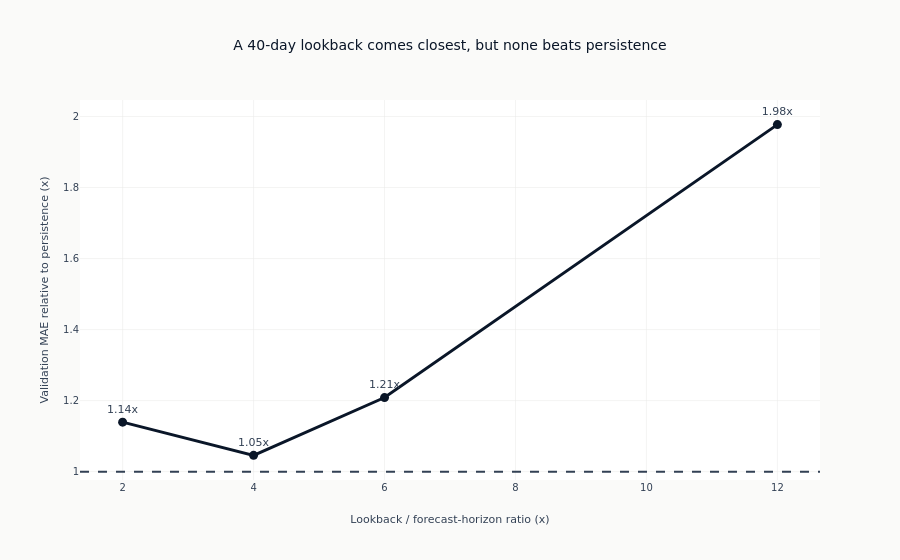

Notebook source saved alongside this figure:
### Markdown cell above
## Lookback Sensitivity

N-BEATS is sensitive to the lookback-to-horizon ratio. Too short a lookback
starves the decomposition of context; very long lookbacks can introduce noise.
This is a validation-set model-selection diagnostic. All candidates use the
same target-date boundaries, and the sealed test window is not touched.

### Code cell
lookback_values = [20, 40, 60, 120]
sensitivity_results = []

for lb in lookback_values:
    pm_s = prices[:train_target_cutoff].mean()
    ps_s = prices[:train_target_cutoff].std()
    prices_norm_s = (prices - pm_s) / ps_s

    X_s, y_s = create_univariate_sequences(prices_norm_s, lb, HORIZON)
    target_start_s = np.arange(lb, len(prices) - HORIZON + 1)
    target_end_s = target_start_s + HORIZON - 1
    train_mask_s = target_end_s < train_target_cutoff
    val_mask_s = (target_start_s >= train_target_cutoff) & (target_end_s < val_target_cutoff)

    set_global_seeds(SEED)
    model_s = NBEATS(lb, HORIZON, HIDDEN_SIZE, N_BLOCKS, N_LAYERS, interpretable=True).to(DEVICE)
    model_s = train_nbeats(
        model_s,
        X_s[train_mask_s],
        y_s[train_mask_s],
        X_s[val_mask_s],
        y_s[val_mask_s],
        EPOCHS,
        BATCH_SIZE,
    )

    model_s.eval()
    with torch.no_grad():
        pred_s, _ = model_s(torch.FloatTensor(X_s[val_mask_s]).to(DEVICE))
    pred_s = pred_s.cpu().numpy()
    y_s_val = y_s[val_mask_s]
    persistence_s = np.repeat(X_s[val_mask_s, -1:], HORIZON, axis=1)

    rmse_s = float(np.sqrt(np.mean((pred_s - y_s_val) ** 2)))
    mae_ratio_s = float(
        np.mean(np.abs(pred_s - y_s_val)) / np.mean(np.abs(persistence_s - y_s_val))
    )
    sensitivity_results.append(
        {
            "Lookback": lb,
            "Ratio": lb / HORIZON,
            "Validation RMSE (z)": rmse_s,
            "Validation MAE / persistence": mae_ratio_s,
        }
    )
    print(
        f"  Lookback={lb} (ratio={lb / HORIZON:.1f}): "
        f"validation RMSE={rmse_s:.4f}, MAE/persistence={mae_ratio_s:.2f}x"
    )

sensitivity_df = pl.DataFrame(sensitivity_results)
best_lookback = sensitivity_df.sort("Validation MAE / persistence").row(0, named=True)
all_trail_persistence = (sensitivity_df["Validation MAE / persistence"] > 1).all()

fig_sensitivity = go.Figure(
    go.Scatter(
        x=sensitivity_df["Ratio"].to_list(),
        y=sensitivity_df["Validation MAE / persistence"].to_list(),
        mode="lines+markers+text",
        line=dict(color=COLORS["blue"], width=3),
        marker=dict(size=9),
        text=[f"{value:.2f}x" for value in sensitivity_df["Validation MAE / persistence"]],
        textposition="top center",
    )
)
fig_sensitivity.add_hline(y=1.0, line_dash="dash", line_color=COLORS["neutral"])
fig_sensitivity.update_layout(
    title=(
        f"A {best_lookback['Lookback']}-day lookback comes closest, but none beats persistence"
        if all_trail_persistence
        else f"Validation favors a {best_lookback['Lookback']}-day lookback"
    ),
    xaxis_title="Lookback / forecast-horizon ratio (x)",
    yaxis_title="Validation MAE relative to persistence (x)",
    showlegend=False,
)
fig_sensitivity.show()

### Figure 1 — Plotly figure (JSON) as saved in the notebook; plotly's stock layout.template omitted (floating-point values rounded to 4 significant figures)
{"data": [{"line": {"color": "#0a1628", "width": 3}, "marker": {"size": 9}, "mode": "lines+markers+text", "text": ["1.14x", "1.05x", "1.21x", "1.98x"], "textposition": "top center", "type": "scatter", "x": [2.0, 4.0, 6.0, 12.0], "y": [1.139, 1.046, 1.209, 1.977]}], "layout": {"shapes": [{"line": {"color": "#334155", "dash": "dash"}, "type": "line", "x0": 0, "x1": 1, "xref": "x domain", "y0": 1.0, "y1": 1.0, "yref": "y"}], "showlegend": false, "title": {"text": "A 40-day lookback comes closest, but none beats persistence"}, "xaxis": {"title": {"text": "Lookback / forecast-horizon ratio (x)"}}, "yaxis": {"title": {"text": "Validation MAE relative to persistence (x)"}}}}
